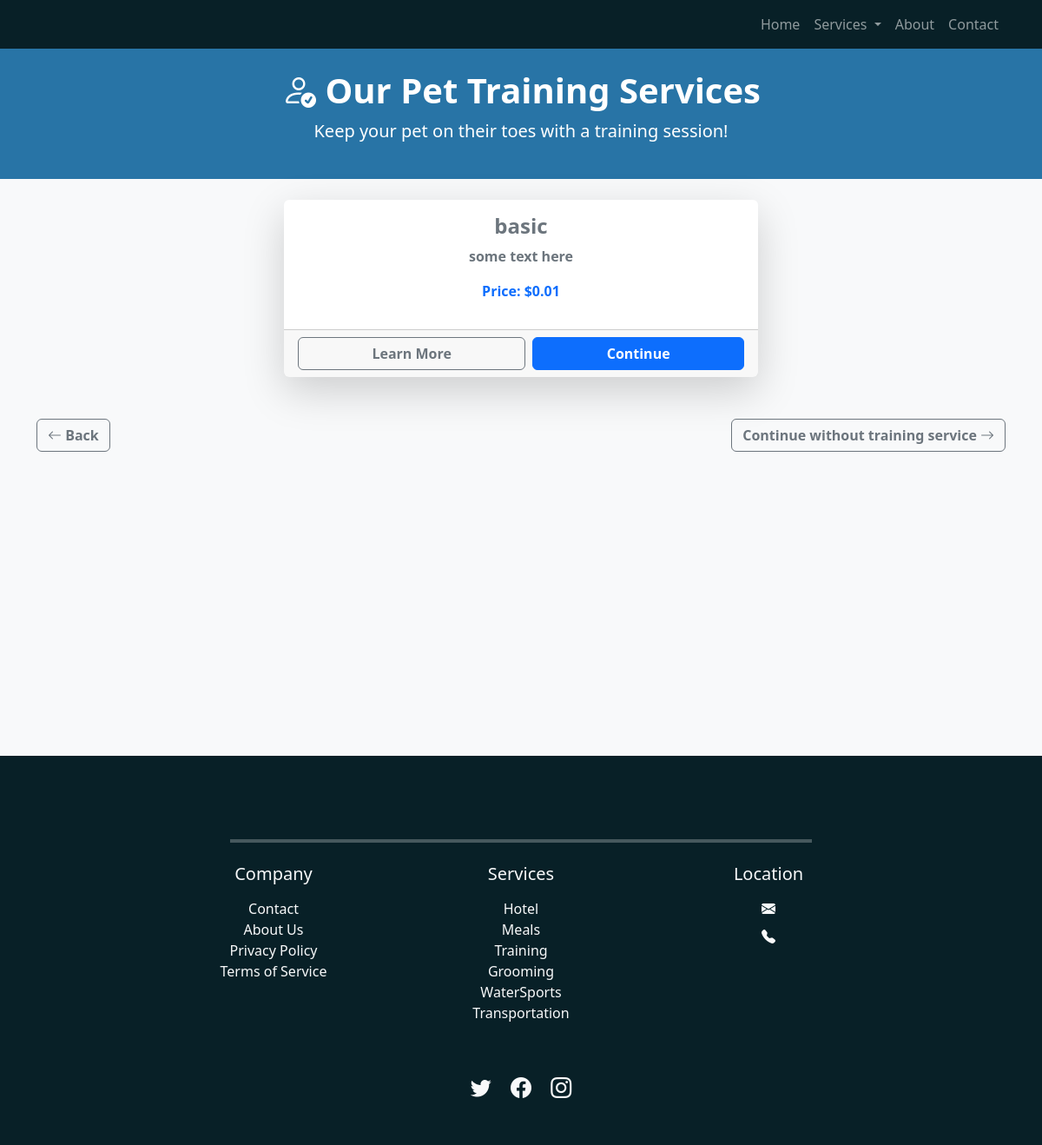
Page /booking/select-training on the committed database.
### training/models.py (models this page shows, shortened)
class Service(models.Model):
    title = models.CharField(max_length=255)
    description = models.TextField()
    duration = models.DecimalField(max_digits=6, decimal_places=2)
    price = models.DecimalField(max_digits=6, decimal_places=2)
    class Meta:
        verbose_name = "Prices"
        verbose_name_plural = "Prices"

### booking/views.py (the view, shortened to what this page needs)
# urls.py: path('booking/select-training', SelectTrainingView.as_view(), name='select_training'),
class SelectTrainingView(TemplateView):
    template_name = "select_training.html"
    def get_context_data(self, **kwargs):
        context = super().get_context_data(**kwargs)
        context["training_services"] = TrainingService.objects.all()
        return context

### booking/templates/select_training.html (shortened to what this page needs)
{% extends "base.html" %}
    {% block extra_head %}
    {% load static %}
    <link rel="stylesheet" type="text/css" href="{% static 'home.css' %}">
    <link rel="stylesheet" type="text/css" href="{% static 'base.css' %}">
    <link href="https://cdn.jsdelivr.net/npm/bootstrap@5.3.2/dist/css/bootstrap.min.css" rel="stylesheet">
    <link rel="stylesheet" href="https://cdn.jsdelivr.net/npm/bootstrap-icons/font/bootstrap-icons.css">
    {% endblock %}
{% block content %}
<body class="bg-light">
<header class="text-white text-center py-4" style="background-color: #2874a6">
    <h1 class="fw-bold"><i class="bi bi-person-check"></i> Our Pet Training Services</h1>
    <p class="lead">Keep your pet on their toes with a training session!</p>
</header>
<div class="container mt-4" style="height: 80vh;">
    <form method="POST">
        <div class="row justify-content-center">
            {% for service in training_services %}
            <div class="col-md-6 mb-4">
                <div class="card shadow-lg border-0">
                    <div class="card-body">
                        <h4 class="text-center text-secondary fw-bold">{{ service.title }}</h4>
                        <p class="text-center text-secondary fw-bold">{{ service.description }}</p>
                        <p class="text-center text-primary fw-bold">Price: ${{ service.price }}</p>
                    </div>
                    <div class="card-footer d-flex gap-2">
                        <button type="submit" value="{{ service.title }}"
                                class="btn btn-outline-secondary flex-grow-1 fw-bold">Learn More
                        </button>
                        <button type="submit" name="training_service" value="{{ service.title }}" class="btn btn-primary flex-grow-1 fw-bold">
                            Continue
                        </button>
                    </div>
                </div>
            </div>
            {% endfor %}
        </div>
        <div class="d-flex justify-content-between mt-4">
            <a href="{% url 'select_grooming' %}" class="btn btn-outline-secondary fw-bold">
                <i class="bi bi-arrow-left"></i> Back
            </a>
            <button type="submit" name="continue_without_service" class="btn btn-outline-secondary fw-bold">
                Continue without training service <i class="bi bi-arrow-right"></i>
            </button>
        </div>
    </form>
</div>
</body>
{% endblock %}

### rows in the picture
Service: title "basic", description "some text here", price "0.01"
